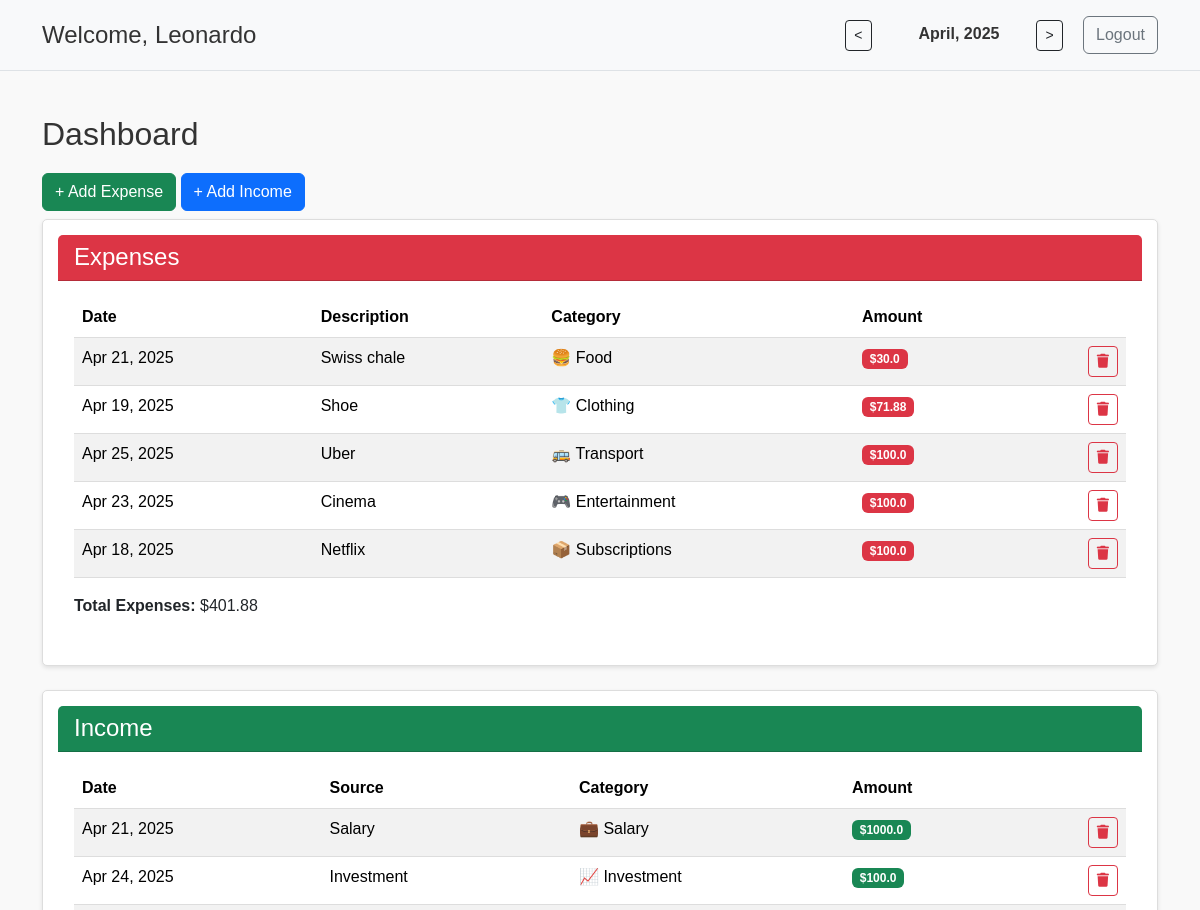
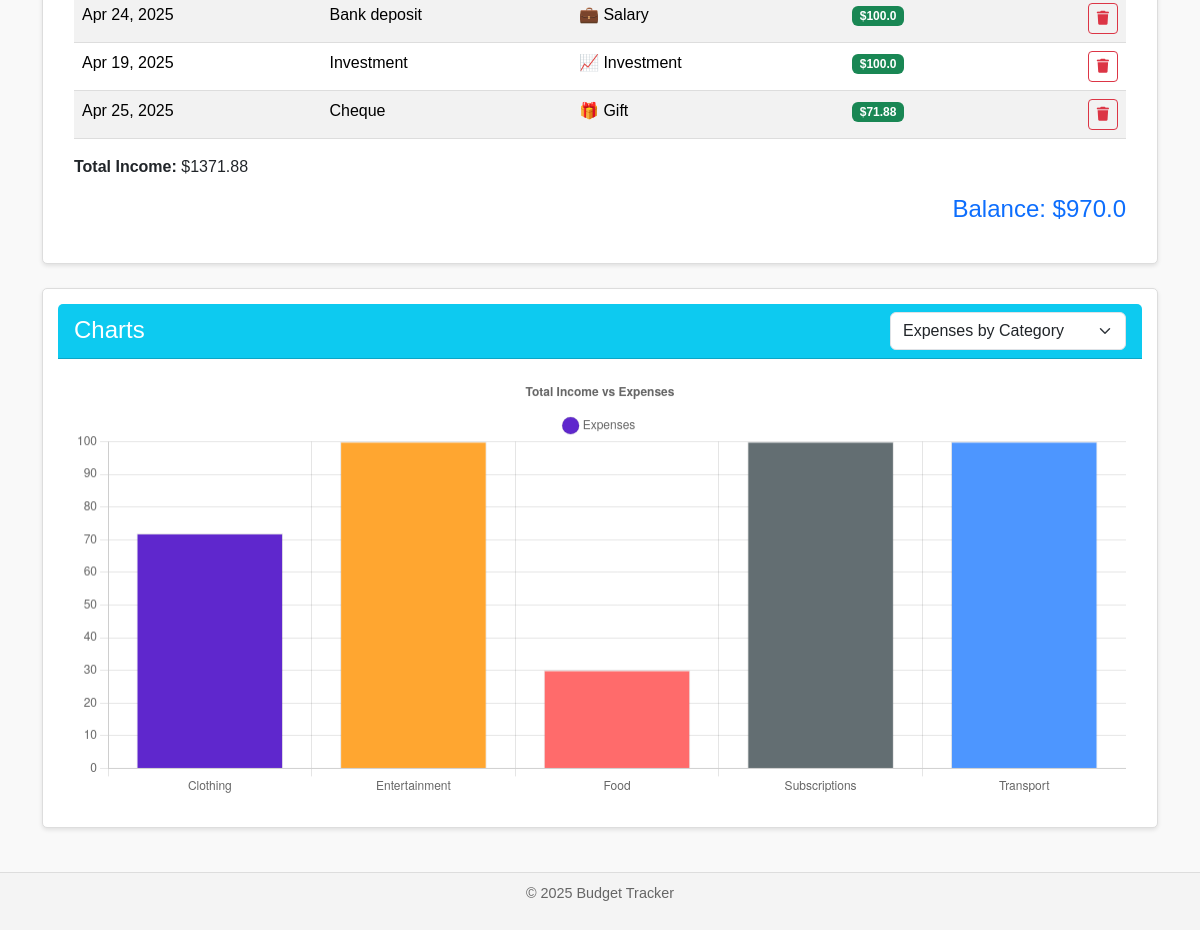
Page / (signed in) on the earlier database version (2 pictures, top to bottom).
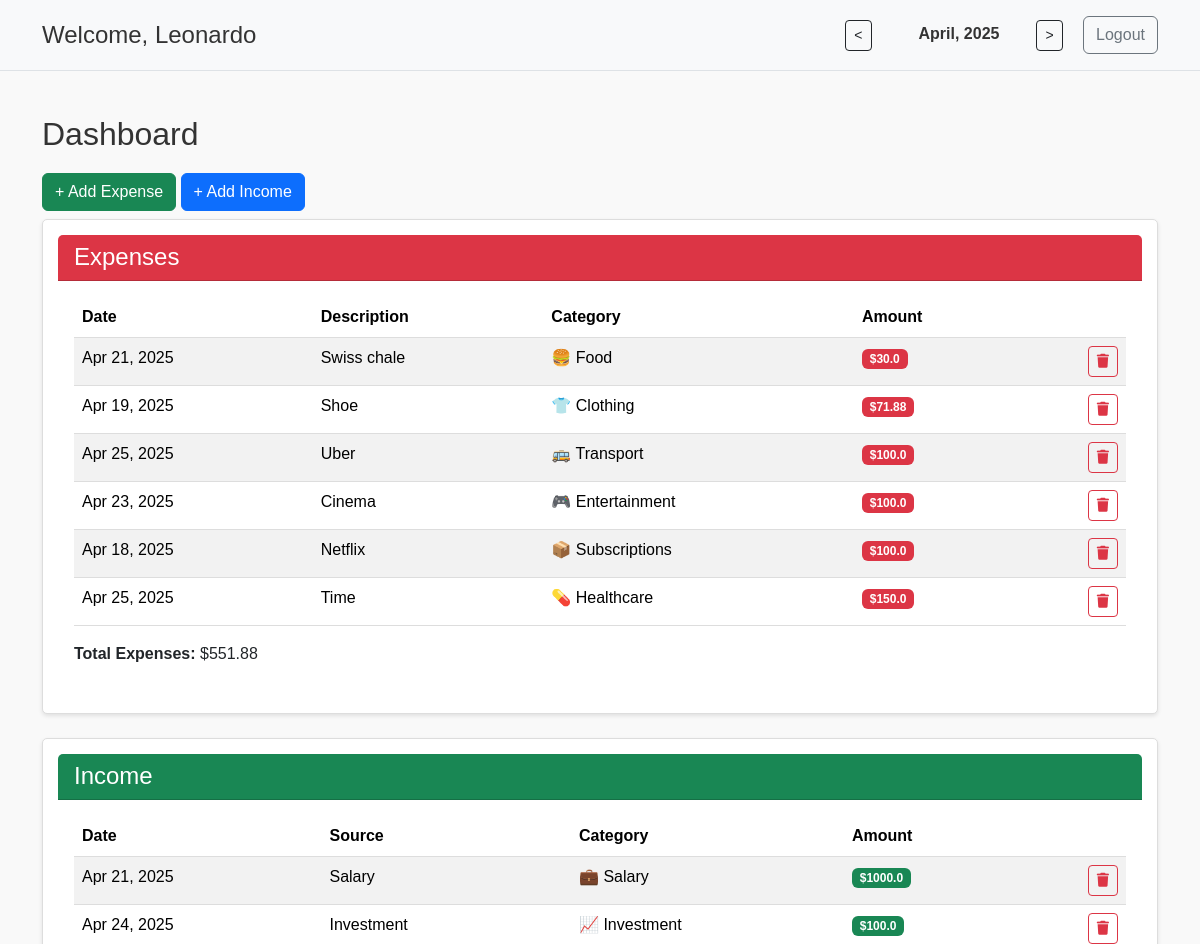
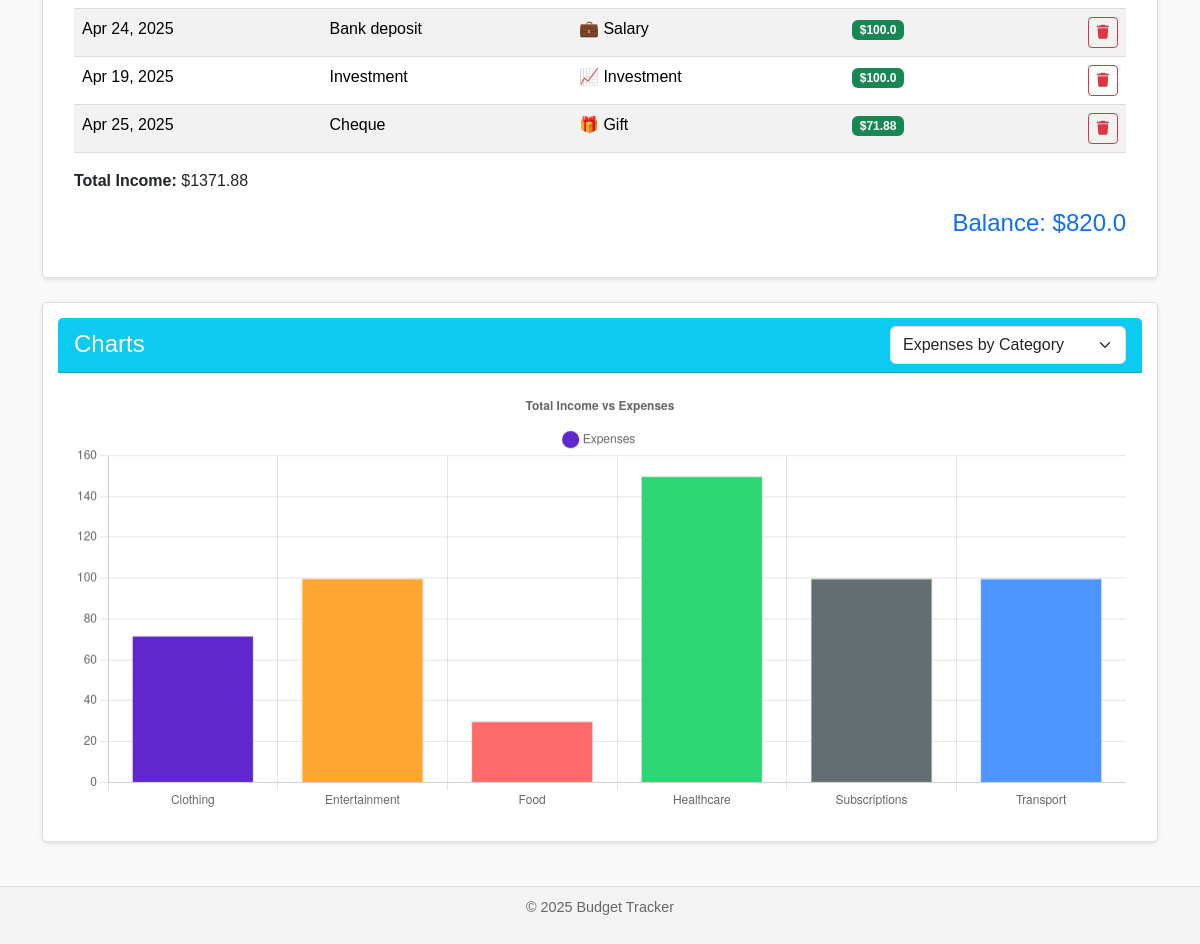
Same page on the later database version (2 pictures, top to bottom).
### app/models.py (models this page shows, shortened)
class User(db.Model, UserMixin):
    __tablename__ = "users"
    id = db.Column(db.Integer, primary_key=True)
    username = db.Column(db.String(64), unique=True, nullable=False)
    password_hash = db.Column(db.String(128), nullable=False)
    expenses = db.relationship('Expense', backref='user', lazy=True)
    incomes = db.relationship('Income', backref='user', lazy=True)

class Expense(db.Model):
    __tablename__ = "expenses"
    id = db.Column(db.Integer, primary_key=True)
    date = db.Column(db.Date, nullable=False)
    description = db.Column(db.String(100), nullable=False)
    amount = db.Column(db.Float, nullable=False)
    category = db.Column(db.String(50), nullable=False)
    user_id = db.Column(db.Integer, db.ForeignKey('users.id'), nullable=False)

class Income(db.Model):
    __tablename__ = "income"
    id = db.Column(db.Integer, primary_key=True)
    date = db.Column(db.Date, nullable=False)
    source = db.Column(db.String(100), nullable=False)
    amount = db.Column(db.Float, nullable=False)
    category = db.Column(db.String(50), nullable=False)
    user_id = db.Column(db.Integer, db.ForeignKey('users.id'), nullable=False)

### app/routes.py (the view)
@routes.route("/", methods=["GET", "POST"])
@login_required
def homepage():
    month, year = get_selected_month_year(request)
    if request.method == "POST":
        response = handle_form_submission(request.form, current_user.id)
        if response:
            return response
    month_expenses, month_income = get_monthly_transactions(current_user.id, month, year)
    total_income, total_expenses, balance = calculate_summary(month_expenses, month_income)
    expense_labels, expense_values = get_expense_chart_data(current_user.id, month, year)
    category_emojis = {
        "Food": "🍔", "Transport": "🚌", "Housing": "🏠", "Entertainment": "🎮",
        "Healthcare": "💊", "Clothing": "👕", "Education": "🎓", "Subscriptions": "📦",
        "Other": "❓", "Salary": "💼", "Investment": "📈", "Gift": "🎁",
        "Side Job": "🛠️", "Rental": "🏘️", "Interest": "💵", "Dividends": "📊",
        "Bonus": "💰", "Freelance": "🧑‍💻"
    }
    income_labels, income_values = get_income_chart_data(current_user.id, month, year)
    total_labels, total_values = get_total_comparison_data(current_user.id, month, year)
    return render_template("index.html",
        total_income=total_income,
        total_expenses=total_expenses,
        balance=balance,
        month_expenses=month_expenses,
        month_income=month_income,
        selected_month=month,
        selected_year=year,
        selected_month_name=datetime(year, month, 1).strftime("%B"),
        current_user=current_user,
        category_emojis=category_emojis,
        expense_labels=expense_labels,
        expense_values=expense_values,
        income_labels=income_labels,
        income_values=income_values,
                           total_labels=total_labels,
                           total_values=total_values
    )

### app/__init__.py (called while the page is built)
def create_app():
    app = Flask(__name__)
    app.config['SQLALCHEMY_DATABASE_URI'] = os.getenv('SQLALCHEMY_DATABASE_URI')
    app.config['SQLALCHEMY_TRACK_MODIFICATIONS'] = os.getenv('SQLALCHEMY_TRACK_MODIFICATIONS') == 'True'
    app.config['SECRET_KEY'] = os.getenv('SECRET_KEY')
    db.init_app(app)
    login_manager.init_app(app)
    login_manager.login_view = "auth.login"
    from app.models import User
    @login_manager.user_loader
    def load_user(user_id):
        return User.query.get(int(user_id))
    from app.routes import routes
    from app.auth import auth
    app.register_blueprint(routes)
    app.register_blueprint(auth)
    return app

### app/services.py (called while the page is built)
def get_selected_month_year(request):
    month = request.args.get("month", default=datetime.now().month, type=int)
    year = request.args.get("year", default=datetime.now().year, type=int)
    if month < 1:
        month = 12
        year -= 1
    elif month > 12:
        month = 1
        year += 1
    return month, year

def get_monthly_transactions(user_id, month, year):
    expenses = Expense.query.filter_by(user_id=user_id).filter(
        extract('month', Expense.date) == month,
        extract('year', Expense.date) == year
    ).all()
    income = Income.query.filter_by(user_id=user_id).filter(
        extract('month', Income.date) == month,
        extract('year', Income.date) == year
    ).all()
    return expenses, income

def calculate_summary(expenses, income):
    total_income = round(sum(i.amount for i in income), 2)
    total_expenses = round(sum(e.amount for e in expenses), 2)
    balance = round(total_income - total_expenses, 2)
    return total_income, total_expenses, balance

def get_expense_chart_data(user_id, month, year):
    expense_data = db.session.query(
        Expense.category,
        func.sum(Expense.amount)
    ).filter_by(user_id=user_id).filter(
        extract('month', Expense.date) == month,
        extract('year', Expense.date) == year
    ).group_by(Expense.category).all()
    labels = [category for category, _ in expense_data]
    values = [float(amount) for _, amount in expense_data]
    return labels, values

### app/templates/index.html (shortened to what this page needs)
<!DOCTYPE html>
<html lang="en">
<head>
    <link href="https://cdn.jsdelivr.net/npm/bootstrap@5.3.2/dist/css/bootstrap.min.css" rel="stylesheet">
    <link rel="stylesheet" href="static/styles.css">
    <link rel="stylesheet" href="https://cdnjs.cloudflare.com/ajax/libs/font-awesome/6.4.0/css/all.min.css">
</head>
<body>
<header class="bg-light py-3 border-bottom">
    <div class="container">
        <div class="row align-items-center justify-content-between">
            <div class="col-md-6">
                <h1>Welcome, {{ current_user.username }}</h1>
            </div>
            <div class="col-md-6 text-end">
                <form method="GET" class="d-inline">
                    <button type="submit" class="btn btn-outline-dark btn-sm me-2">&lt;</button>
                </form>
                <span class="me-2 fw-bold d-inline-block text-center" style="width: 130px;">
    {{ selected_month_name }}, {{ selected_year }}
</span>
                <form method="GET" class="d-inline">
                    <button type="submit" class="btn btn-outline-dark btn-sm me-3">&gt;</button>
                </form>
                <a href="{{ url_for('auth.logout') }}" class="btn btn-outline-secondary">Logout</a>
            </div>
        </div>
    </div>
</header>
<main class="container mt-4">
    <h2>Dashboard</h2>
    <button class="btn btn-success mb-2" data-bs-toggle="collapse" data-bs-target="#expense-form">
        + Add Expense
    </button>
    <button class="btn btn-primary mb-2" data-bs-toggle="collapse" data-bs-target="#income-form">
        + Add Income
    </button>
    <div class="card mb-4">
        <div class="card-header bg-danger text-white">
            <h4 class="mb-0">Expenses</h4>
        </div>
        <div class="card-body">
            <table class="table table-striped table-hover">
                <thead>
                <tr>
                    <th>Date</th>
                    <th>Description</th>
                    <th>Category</th>
                    <th>Amount</th>
                    <th></th>
                </tr>
                </thead>
                <tbody>
                {% for expense in month_expenses %}
                <tr>
                    <td>{{ expense.date.strftime('%b %d, %Y') }}</td>
                    <td>{{ expense.description }}</td>
                    <td>{{ category_emojis.get(expense.category, '') }} {{ expense.category }}</td>
                    <td><span class="badge bg-danger">${{ expense.amount }}</span></td>
                    <td class="text-end">
                        <form action="{{ url_for('routes.delete_expense', id=expense.id) }}" method="POST"
                              style="display:inline;">
                            <button type="submit" class="btn btn-sm btn-outline-danger" title="Delete"
                                    onclick="return confirm('Are you sure you want to delete this expense?')">
                                <i class="fa-solid fa-trash"></i>
                            </button>
                        </form>
                    </td>
                </tr>
                {% endfor %}
                </tbody>
            </table>
            <p class="mt-2"><strong>Total Expenses:</strong> ${{ total_expenses }}</p>
        </div>
    </div>
    <div class="card mb-4">
        <div class="card-header bg-success text-white">
            <h4 class="mb-0">Income</h4>
        </div>
        <div class="card-body">
            <table class="table table-striped table-hover">
                <thead>
                <tr>
                    <th>Date</th>
                    <th>Source</th>
                    <th>Category</th>
                    <th>Amount</th>
                    <th></th>
                </tr>
                </thead>
                <tbody>
                {% for income in month_income %}
                <tr>
                    <td>{{ income.date.strftime('%b %d, %Y') }}</td>
                    <td>{{ income.source }}</td>
                    <td>{{ category_emojis.get(income.category, '') }} {{ income.category }}</td>
                    <td><span class="badge bg-success">${{ income.amount }}</span></td>
                    <td class="text-end">
                        <form action="{{ url_for('routes.delete_income', id=income.id) }}" method="POST"
                              style="display:inline;">
                            <button type="submit" class="btn btn-sm btn-outline-danger" title="Delete"
                                    onclick="return confirm('Are you sure you want to delete this income?')">
                                <i class="fa-solid fa-trash"></i>
                            </button>
                        </form>
                    </td>
                </tr>
                {% endfor %}
                </tbody>
            </table>
            <p class="mt-2"><strong>Total Income:</strong> ${{ total_income }}</p>
            <h4 class="text-end text-primary">Balance: ${{ balance }}</h4>
        </div>
    </div>
    <div class="card mb-4">
        <div class="card-header bg-info text-white d-flex justify-content-between align-items-center">
            <h4 class="mb-0">Charts</h4>
            <select id="chartSelector" class="form-select w-auto">
                <option value="expenses" selected>Expenses by Category</option>
            </select>
        </div>
        <div class="card-body">
            <canvas id="mainChart" height="120"></canvas>
        </div>
    </div>
</main>
<footer>
    <p>&copy; 2025 Budget Tracker</p>
</footer>
<script>
    const chartData = {
      expenses: {
        labels: {{ expense_labels | tojson }},
        values: {{ expense_values | tojson }}
      },
      income: {
        labels: {{ income_labels | tojson }},
        values: {{ income_values | tojson }}
      },
      totals: {
        labels: {{ total_labels | tojson }},
        values: {{ total_values | tojson }}
      }
    };
</script>
</body>
</html>

### app/static/styles.css (style rules this page uses)
body { font-family: Arial, sans-serif; margin: 0; padding: 0; background-color: #f9f9f9; color: #333; }
header { display: flex; justify-content: space-between; align-items: center; padding: 10px 20px; background-color: #f4f4f4; border-bottom: 1px solid #ddd; }
header h1 { margin: 0; font-size: 1.5rem; }
header button { padding: 5px 10px; border: none; background-color: #000; color: #fff; cursor: pointer; border-radius: 3px; }
header span { margin: 0 10px; font-size: 1rem; }
main { padding: 20px; }
h2 { font-size: 2rem; margin-bottom: 20px; }
.card { flex: 1; background-color: #fff; border: 1px solid #ddd; border-radius: 5px; padding: 15px; box-shadow: 0 2px 4px rgba(0, 0, 0, 0.1); }
footer { text-align: center; padding: 10px; background-color: #f4f4f4; border-top: 1px solid #ddd; font-size: 0.9rem; color: #666; }
table { width: 100%; border-collapse: collapse; text-align: left; }
th, td { padding: 10px; border-bottom: 1px solid #ddd; text-align: left; }
th { font-weight: bold; }

Differences in the rows shown:
added Expense: date "Apr 25, 2025", description "Time", get "💊", category "Healthcare", amount "150.0"
Other differences:
{{ total_expenses }}: "401.88" → "551.88"
{{ balance }}: "970.0" → "820.0"
chart data {{ expense_labels | tojson }}: ["Clothing", "Entertainment", "Food", "Subscriptions", "Transport"] → ["Clothing", "Entertainment", "Food", "Healthcare", "Subscriptions", "Transport"]
chart data {{ expense_values | tojson }}: [71.88, 100.0, 30.0, 100.0, 100.0] → [71.88, 100.0, 30.0, 150.0, 100.0, 100.0]
